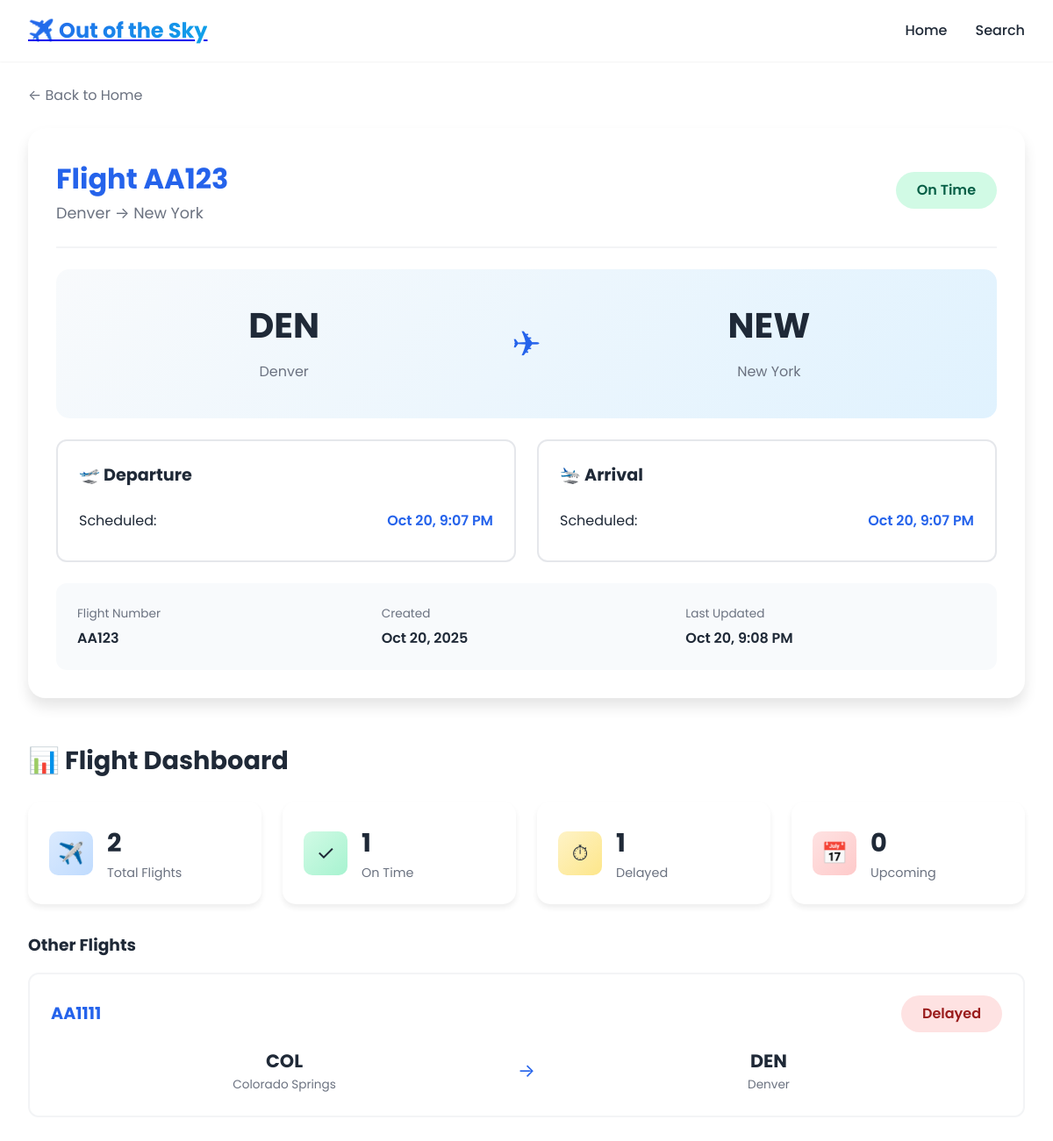
/flight/1/, run on the app's committed database.
### home/models.py (models this page shows, shortened)
class Flight(models.Model):
    flight_number = models.CharField(
        max_length=25,
        help_text="Flight Number: (AB1234)"
    )
    departing_city = models.CharField(
        max_length=50,
        help_text="City of Departure"
    )
    arriving_city = models.CharField(
        max_length=50,
        help_text="City of Arrival"
    )
    scheduled_departure = models.DateTimeField(
        help_text="Originally scheduled departure time"
    )
    scheduled_arrival = models.DateTimeField(
        help_text="Originally scheduled arrival time"
    )
    estimated_departure = models.DateTimeField(
        null=True,  # Can be left empty
        blank=True,  # Can be left empty
        help_text="Current estimated departure time (based on weather/delays) "
    )
    estimated_arrival = models.DateTimeField(
        null=True,  # Can be left empty
        blank=True,  # Can be left empty
        help_text="Current estimated arrival time (based on weather/delays) "
    )
    time_created = models.DateTimeField(
        auto_now_add=True,
        help_text="When flight record was created"
    )
    last_updated = models.DateTimeField(
        auto_now=True,
        help_text="Last updated"
    )
    class Meta:
        ordering = ['scheduled_departure']

### home/views.py (the view)
# urls.py: path('flight/<int:flight_id>/', views.flight_detail, name='flight_detail'),
def flight_detail(request, flight_id):
    flight = get_object_or_404(Flight, id=flight_id)
    all_flights = Flight.objects.all()
    other_flights = all_flights.exclude(id=flight_id)[:5]
    on_time_count = all_flights.filter(estimated_departure__isnull=True).count()
    delayed_count = all_flights.exclude(estimated_departure__isnull=True).count()
    upcoming_count = all_flights.filter(scheduled_departure__gte=timezone.now()).count()
    context = {
        'flight': flight,
        'all_flights': all_flights,
        'other_flights': other_flights,
        'on_time_count': on_time_count,
        'delayed_count': delayed_count,
        'upcoming_count': upcoming_count,
    }
    return render(request, 'home/flight_detail.html', context)

### home/templates/home/flight_detail.html (shortened to what this page needs)
{% load static %}
<!DOCTYPE html>
<html lang="en">
<head>
    <link rel="stylesheet" href="{% static 'styles.css' %}">
</head>
<body>
    <nav class="navbar">
        <div class="container">
            <div class="nav-brand"><a href="{% url 'home:index' %}"><h2>✈️ Out of the Sky</h2></a></div>
            <ul class="nav-menu">
                <li><a href="{% url 'home:index' %}">Home</a></li>
                <li><a href="{% url 'search:search' %}">Search</a></li>
            </ul>
        </div>
    </nav>
    <div class="page">
        <a href="{% url 'home:index' %}" class="back-btn">← Back to Home</a>
        <div class="detail-card">
            <div class="header">
                <div>
                    <h1 class="title">Flight {{ flight.flight_number }}</h1>
                    <p class="route-text">{{ flight.departing_city }} → {{ flight.arriving_city }}</p>
                </div>
                <div class="status {% if flight.estimated_departure and flight.estimated_departure != flight.scheduled_departure %}status-delayed{% else %}status-on-time{% endif %}">
                    {% if flight.estimated_departure and flight.estimated_departure != flight.scheduled_departure %}Delayed{% else %}On Time{% endif %}
                </div>
            </div>
            <div class="route">
                <div class="airport">
                    <div class="code">{{ flight.departing_city|slice:":3"|upper }}</div>
                    <div class="city">{{ flight.departing_city }}</div>
                </div>
                <div class="plane">✈</div>
                <div class="airport">
                    <div class="code">{{ flight.arriving_city|slice:":3"|upper }}</div>
                    <div class="city">{{ flight.arriving_city }}</div>
                </div>
            </div>
            <div class="times">
                <div class="time-card">
                    <div class="time-header">🛫 Departure</div>
                    <div class="time-row">
                        <span>Scheduled:</span>
                        <span class="time-value">{{ flight.scheduled_departure|date:"M d, g:i A" }}</span>
                    </div>
                </div>
                <div class="time-card">
                    <div class="time-header">🛬 Arrival</div>
                    <div class="time-row">
                        <span>Scheduled:</span>
                        <span class="time-value">{{ flight.scheduled_arrival|date:"M d, g:i A" }}</span>
                    </div>
                </div>
            </div>
            <div class="info">
                <div class="info-item">
                    <span class="info-label">Flight Number</span>
                    <span class="info-value">{{ flight.flight_number }}</span>
                </div>
                <div class="info-item">
                    <span class="info-label">Created</span>
                    <span class="info-value">{{ flight.time_created|date:"M d, Y" }}</span>
                </div>
                <div class="info-item">
                    <span class="info-label">Last Updated</span>
                    <span class="info-value">{{ flight.last_updated|date:"M d, g:i A" }}</span>
                </div>
            </div>
        </div>
        <div class="dashboard">
            <h2>📊 Flight Dashboard</h2>
            <div class="stats">
                <div class="stat">
                    <div class="stat-icon icon-blue">✈️</div>
                    <div><p class="stat-num">{{ all_flights.count }}</p><p class="stat-label">Total Flights</p></div>
                </div>
                <div class="stat">
                    <div class="stat-icon icon-green">✓</div>
                    <div><p class="stat-num">{{ on_time_count }}</p><p class="stat-label">On Time</p></div>
                </div>
                <div class="stat">
                    <div class="stat-icon icon-yellow">⏱</div>
                    <div><p class="stat-num">{{ delayed_count }}</p><p class="stat-label">Delayed</p></div>
                </div>
                <div class="stat">
                    <div class="stat-icon icon-red">📅</div>
                    <div><p class="stat-num">{{ upcoming_count }}</p><p class="stat-label">Upcoming</p></div>
                </div>
            </div>
            {% if other_flights %}
            <h3 style="margin-bottom: 1rem;">Other Flights</h3>
            <div class="flights">
                {% for f in other_flights %}
                <a href="{% url 'home:flight_detail' f.id %}" class="flight-card">
                    <div class="flight-header">
                        <div class="flight-num">{{ f.flight_number }}</div>
                        <div class="status {% if f.estimated_departure and f.estimated_departure != f.scheduled_departure %}status-delayed{% else %}status-on-time{% endif %}">
                            {% if f.estimated_departure and f.estimated_departure != f.scheduled_departure %}Delayed{% else %}On Time{% endif %}
                        </div>
                    </div>
                    <div class="flight-route">
                        <div class="flight-airport">
                            <div class="flight-code">{{ f.departing_city|slice:":3"|upper }}</div>
                            <div class="flight-city">{{ f.departing_city }}</div>
                        </div>
                        <div class="arrow">→</div>
                        <div class="flight-airport">
                            <div class="flight-code">{{ f.arriving_city|slice:":3"|upper }}</div>
                            <div class="flight-city">{{ f.arriving_city }}</div>
                        </div>
                    </div>
                </a>
                {% endfor %}
            </div>
            {% endif %}
        </div>
    </div>
</body>
</html>

### home/static/styles.css (style rules this page uses)
* { margin: 0; padding: 0; box-sizing: border-box; }
:root { --primary-color: #2563eb; --primary-dark: #1e40af; --secondary-color: #0ea5e9; --accent-color: #06b6d4; --text-dark: #1f2937; --text-light: #6b7280; --bg-light: #f8fafc; --bg-white: #ffffff; --gradient-primary: linear-gradient(135deg, #2563eb 0%, #0ea5e9 100%); --gradient-accent: linear-gradient(135deg, #06b6d4 0%, #3b82f6 100%); --shadow-sm: 0 1px 2px rgba(0, 0, 0, 0.05); --shadow-md: 0 4px 6px rgba(0, 0, 0, 0.07); --shadow-lg: 0 10px 15px rgba(0, 0, 0, 0.1); --shadow-xl: 0 20px 25px rgba(0, 0, 0, 0.15); }
body { font-family: 'Poppins', -apple-system, BlinkMacSystemFont, 'Segoe UI', sans-serif; line-height: 1.6; color: var(--text-dark); overflow-x: hidden; }
.container { max-width: 1200px; margin: 0 auto; padding: 0 2rem; }
.navbar { background: var(--bg-white); box-shadow: var(--shadow-sm); position: fixed; width: 100%; top: 0; z-index: 1000; padding: 1rem 0; }
.navbar .container { display: flex; justify-content: space-between; align-items: center; }
.nav-brand h2 { background: var(--gradient-primary); -webkit-background-clip: text; -webkit-text-fill-color: transparent; background-clip: text; font-size: 1.5rem; font-weight: 700; }
.nav-menu { display: flex; list-style: none; gap: 2rem; align-items: center; }
.nav-menu a { text-decoration: none; color: var(--text-dark); font-weight: 500; transition: color 0.3s ease; }

### data on the page
Flight: flight_number "AA123", departing_city "Denver", arriving_city "New York", departing_city "DEN", arriving_city "NEW", scheduled_departure "Oct 20, 9:07 PM", scheduled_arrival "Oct 20, 9:07 PM", time_created "Oct 20, 2025", last_updated "Oct 20, 9:08 PM"
Flight: flight_number "AA1111", shows "Delayed", departing_city "COL", departing_city "Colorado Springs", arriving_city "DEN", arriving_city "Denver"

### other printed values
{{ all_flights.count }} "2"
{{ on_time_count }} "1"
{{ delayed_count }} "1"
{{ upcoming_count }} "0"
